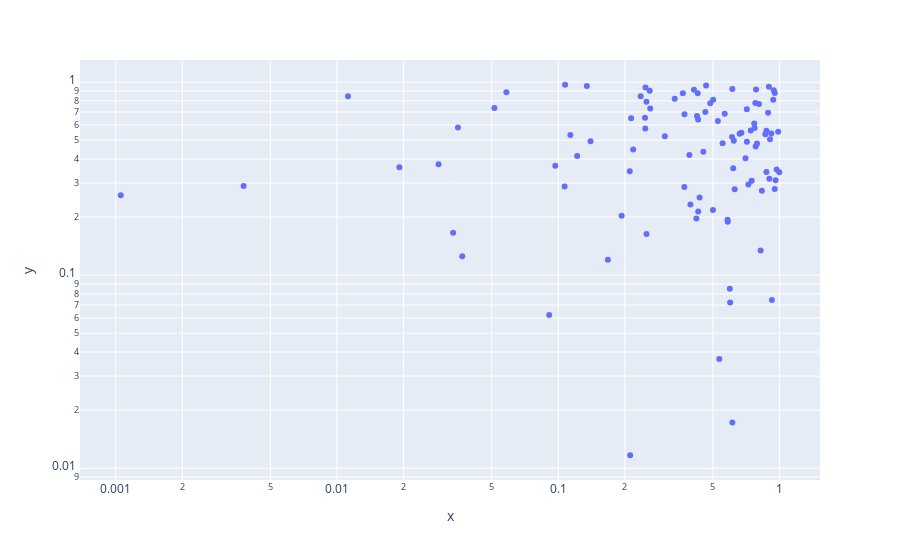

Source (notebook cell):
### Code cell
## Log scale
# Do not confuse with log transform
px.scatter(x=x, y=y, log_x=True, log_y=True)
